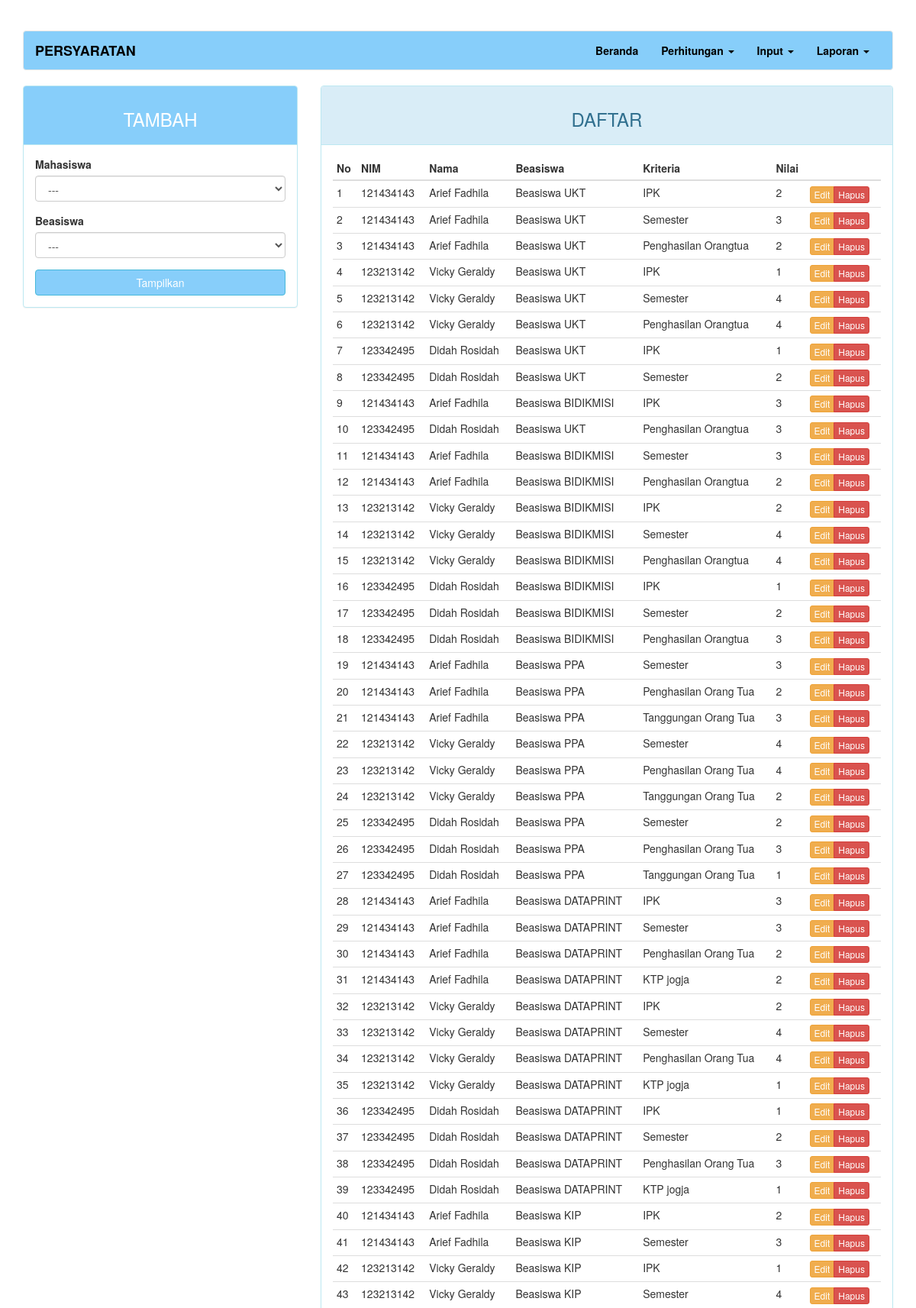
The page /?page=nilai (upper part) on the database its author committed.
### tables this page shows
CREATE TABLE `nilai` (
  `kd_nilai` int(11) NOT NULL,
  `kd_beasiswa` int(11) DEFAULT NULL,
  `kd_kriteria` int(11) NOT NULL,
  `nim` char(9) NOT NULL,
  `nilai` float DEFAULT NULL
);

CREATE TABLE `mahasiswa` (
  `nim` char(9) NOT NULL,
  `nama` varchar(30) NOT NULL,
  `alamat` varchar(100) DEFAULT NULL,
  `jenis_kelamin` enum('Laki-laki','Perempuan') DEFAULT NULL,
  `tahun_mengajukan` char(4) NOT NULL
);

CREATE TABLE `beasiswa` (
  `kd_beasiswa` int(11) NOT NULL,
  `nama` varchar(50) DEFAULT NULL
);

CREATE TABLE `kriteria` (
  `kd_kriteria` int(11) NOT NULL,
  `kd_beasiswa` int(11) NOT NULL,
  `nama` varchar(50) DEFAULT NULL,
  `sifat` enum('min','max') DEFAULT NULL
);

### page/nilai.php (the view, shortened to what this page needs)
<?php
$update = (isset($_GET['action']) AND $_GET['action'] == 'update') ? true : false;
?>
<div class="row">
	<div class="col-md-4">
	    <div class="panel panel-<?= ($update) ? "warning" : "info" ?>">
	        <div class="panel-heading"style="background-color: #87CEFA" ><h3 class="text-center" style="color: #FFFFFF"><?= ($update) ? "EDIT" : "TAMBAH" ?></h3></div>
	        <div class="panel-body">
	            <form action="<?=$_SERVER["REQUEST_URI"]?>" method="post">
									<div class="form-group">
										<label for="nim">Mahasiswa</label>
										<?php if ($_POST): ?>
											<input type="text" name="nim" value="<?=$_POST["nim"]?>" class="form-control" readonly="on">
										<?php else: ?>
											<select class="form-control" name="nim">
												<option>---</option>
											</select>
										<?php endif; ?>
									</div>
									<div class="form-group">
	                  <label for="kd_beasiswa">Beasiswa</label>
										<?php if ($_POST): ?>
											<?php $q = $connection->query("SELECT nama FROM beasiswa WHERE kd_beasiswa=$_POST[kd_beasiswa]"); ?>
											<input type="text"value="<?=$q->fetch_assoc()["nama"]?>" class="form-control" readonly="on">
											<input type="hidden" name="kd_beasiswa" value="<?=$_POST["kd_beasiswa"]?>">
										<?php else: ?>
											<select class="form-control" name="kd_beasiswa" id="beasiswa">
												<option>---</option>
											</select>
										<?php endif; ?>
									</div>
	                <button type="submit" id="simpan" class="btn btn-<?= ($update) ? "warning" : "info" ?> btn-block" style="background-color: #87CEFA"><?=($_POST) ? "Simpan" : "Tampilkan"?></button>
	            </form>
	        </div>
	    </div>
	</div>
	<div class="col-md-8">
	    <div class="panel panel-info">
	        <div class="panel-heading"><h3 class="text-center">DAFTAR</h3></div>
	        <div class="panel-body">
	            <table class="table table-condensed">
	                <thead>
	                    <tr>
	                        <th>No</th>
													<th>NIM</th>
													<th>Nama</th>
	                        <th>Beasiswa</th>
	                        <th>Kriteria</th>
	                        <th>Nilai</th>
	                        <th></th>
	                    </tr>
	                </thead>
	                <tbody>
	                    <?php $no = 1; ?>
	                    <?php if ($query = $connection->query("SELECT a.kd_nilai, c.nama AS nama_beasiswa, b.nama AS nama_kriteria, d.nim, d.nama AS nama_mahasiswa, a.nilai FROM nilai a JOIN kriteria b ON a.kd_kriteria=b.kd_kriteria JOIN beasiswa c ON a.kd_beasiswa=c.kd_beasiswa JOIN mahasiswa d ON d.nim=a.nim")): ?>
	                        <?php while($row = $query->fetch_assoc()): ?>
	                        <tr>
	                            <td><?=$no++?></td>
															<td><?=$row['nim']?></td>
															<td><?=$row['nama_mahasiswa']?></td>
	                            <td><?=$row['nama_beasiswa']?></td>
	                            <td><?=$row['nama_kriteria']?></td>
	                            <td><?=$row['nilai']?></td>
	                            <td>
	                                <div class="btn-group">
	                                    <a href="?page=nilai&action=update&key=<?=$row['kd_nilai']?>" class="btn btn-warning btn-xs">Edit</a>
	                                    <a href="?page=nilai&action=delete&key=<?=$row['kd_nilai']?>" class="btn btn-danger btn-xs">Hapus</a>
	                                </div>
	                            </td>
	                        </tr>
	                        <?php endwhile ?>
	                    <?php endif ?>
	                </tbody>
	            </table>
	        </div>
	    </div>
	</div>
</div>

### index.php (style rules this page uses)
body { margin-top: 40px; }

### rows shown on the page
nilai: nim.nim "121434143", nim.nama "Arief Fadhila", kd_beasiswa.nama "Beasiswa UKT", kd_kriteria.nama "IPK", nilai "2"
nilai: nim.nim "121434143", nim.nama "Arief Fadhila", kd_beasiswa.nama "Beasiswa UKT", kd_kriteria.nama "Semester", nilai "3"
nilai: nim.nim "121434143", nim.nama "Arief Fadhila", kd_beasiswa.nama "Beasiswa UKT", kd_kriteria.nama "Penghasilan Orangtua", nilai "2"
nilai: nim.nim "123213142", nim.nama "Vicky Geraldy", kd_beasiswa.nama "Beasiswa UKT", kd_kriteria.nama "IPK", nilai "1"
nilai: nim.nim "123213142", nim.nama "Vicky Geraldy", kd_beasiswa.nama "Beasiswa UKT", kd_kriteria.nama "Semester", nilai "4"
nilai: nim.nim "123213142", nim.nama "Vicky Geraldy", kd_beasiswa.nama "Beasiswa UKT", kd_kriteria.nama "Penghasilan Orangtua", nilai "4"
nilai: nim.nim "123342495", nim.nama "Didah Rosidah", kd_beasiswa.nama "Beasiswa UKT", kd_kriteria.nama "IPK", nilai "1"
nilai: nim.nim "123342495", nim.nama "Didah Rosidah", kd_beasiswa.nama "Beasiswa UKT", kd_kriteria.nama "Semester", nilai "2"
nilai: nim.nim "121434143", nim.nama "Arief Fadhila", kd_beasiswa.nama "Beasiswa BIDIKMISI", kd_kriteria.nama "IPK", nilai "3"
nilai: nim.nim "123342495", nim.nama "Didah Rosidah", kd_beasiswa.nama "Beasiswa UKT", kd_kriteria.nama "Penghasilan Orangtua", nilai "3"
nilai: nim.nim "121434143", nim.nama "Arief Fadhila", kd_beasiswa.nama "Beasiswa BIDIKMISI", kd_kriteria.nama "Semester", nilai "3"
nilai: nim.nim "121434143", nim.nama "Arief Fadhila", kd_beasiswa.nama "Beasiswa BIDIKMISI", kd_kriteria.nama "Penghasilan Orangtua", nilai "2"
nilai: nim.nim "123213142", nim.nama "Vicky Geraldy", kd_beasiswa.nama "Beasiswa BIDIKMISI", kd_kriteria.nama "IPK", nilai "2"
nilai: nim.nim "123213142", nim.nama "Vicky Geraldy", kd_beasiswa.nama "Beasiswa BIDIKMISI", kd_kriteria.nama "Semester", nilai "4"
nilai: nim.nim "123213142", nim.nama "Vicky Geraldy", kd_beasiswa.nama "Beasiswa BIDIKMISI", kd_kriteria.nama "Penghasilan Orangtua", nilai "4"
nilai: nim.nim "123342495", nim.nama "Didah Rosidah", kd_beasiswa.nama "Beasiswa BIDIKMISI", kd_kriteria.nama "IPK", nilai "1"
nilai: nim.nim "123342495", nim.nama "Didah Rosidah", kd_beasiswa.nama "Beasiswa BIDIKMISI", kd_kriteria.nama "Semester", nilai "2"
nilai: nim.nim "123342495", nim.nama "Didah Rosidah", kd_beasiswa.nama "Beasiswa BIDIKMISI", kd_kriteria.nama "Penghasilan Orangtua", nilai "3"
nilai: nim.nim "121434143", nim.nama "Arief Fadhila", kd_beasiswa.nama "Beasiswa PPA", kd_kriteria.nama "Semester", nilai "3"
nilai: nim.nim "121434143", nim.nama "Arief Fadhila", kd_beasiswa.nama "Beasiswa PPA", kd_kriteria.nama "Penghasilan Orang Tua", nilai "2"
nilai: nim.nim "121434143", nim.nama "Arief Fadhila", kd_beasiswa.nama "Beasiswa PPA", kd_kriteria.nama "Tanggungan Orang Tua", nilai "3"
nilai: nim.nim "123213142", nim.nama "Vicky Geraldy", kd_beasiswa.nama "Beasiswa PPA", kd_kriteria.nama "Semester", nilai "4"
nilai: nim.nim "123213142", nim.nama "Vicky Geraldy", kd_beasiswa.nama "Beasiswa PPA", kd_kriteria.nama "Penghasilan Orang Tua", nilai "4"
nilai: nim.nim "123213142", nim.nama "Vicky Geraldy", kd_beasiswa.nama "Beasiswa PPA", kd_kriteria.nama "Tanggungan Orang Tua", nilai "2"
nilai: nim.nim "123342495", nim.nama "Didah Rosidah", kd_beasiswa.nama "Beasiswa PPA", kd_kriteria.nama "Semester", nilai "2"
nilai: nim.nim "123342495", nim.nama "Didah Rosidah", kd_beasiswa.nama "Beasiswa PPA", kd_kriteria.nama "Penghasilan Orang Tua", nilai "3"
nilai: nim.nim "123342495", nim.nama "Didah Rosidah", kd_beasiswa.nama "Beasiswa PPA", kd_kriteria.nama "Tanggungan Orang Tua", nilai "1"
nilai: nim.nim "121434143", nim.nama "Arief Fadhila", kd_beasiswa.nama "Beasiswa DATAPRINT", kd_kriteria.nama "IPK", nilai "3"
nilai: nim.nim "121434143", nim.nama "Arief Fadhila", kd_beasiswa.nama "Beasiswa DATAPRINT", kd_kriteria.nama "Semester", nilai "3"
nilai: nim.nim "121434143", nim.nama "Arief Fadhila", kd_beasiswa.nama "Beasiswa DATAPRINT", kd_kriteria.nama "Penghasilan Orang Tua", nilai "2"
nilai: nim.nim "121434143", nim.nama "Arief Fadhila", kd_beasiswa.nama "Beasiswa DATAPRINT", kd_kriteria.nama "KTP jogja", nilai "2"
nilai: nim.nim "123213142", nim.nama "Vicky Geraldy", kd_beasiswa.nama "Beasiswa DATAPRINT", kd_kriteria.nama "IPK", nilai "2"
nilai: nim.nim "123213142", nim.nama "Vicky Geraldy", kd_beasiswa.nama "Beasiswa DATAPRINT", kd_kriteria.nama "Semester", nilai "4"
nilai: nim.nim "123213142", nim.nama "Vicky Geraldy", kd_beasiswa.nama "Beasiswa DATAPRINT", kd_kriteria.nama "Penghasilan Orang Tua", nilai "4"
nilai: nim.nim "123213142", nim.nama "Vicky Geraldy", kd_beasiswa.nama "Beasiswa DATAPRINT", kd_kriteria.nama "KTP jogja", nilai "1"
nilai: nim.nim "123342495", nim.nama "Didah Rosidah", kd_beasiswa.nama "Beasiswa DATAPRINT", kd_kriteria.nama "IPK", nilai "1"
nilai: nim.nim "123342495", nim.nama "Didah Rosidah", kd_beasiswa.nama "Beasiswa DATAPRINT", kd_kriteria.nama "Semester", nilai "2"
nilai: nim.nim "123342495", nim.nama "Didah Rosidah", kd_beasiswa.nama "Beasiswa DATAPRINT", kd_kriteria.nama "Penghasilan Orang Tua", nilai "3"
nilai: nim.nim "123342495", nim.nama "Didah Rosidah", kd_beasiswa.nama "Beasiswa DATAPRINT", kd_kriteria.nama "KTP jogja", nilai "1"
nilai: nim.nim "121434143", nim.nama "Arief Fadhila", kd_beasiswa.nama "Beasiswa KIP", kd_kriteria.nama "IPK", nilai "2"
nilai: nim.nim "121434143", nim.nama "Arief Fadhila", kd_beasiswa.nama "Beasiswa KIP", kd_kriteria.nama "Semester", nilai "3"
nilai: nim.nim "123213142", nim.nama "Vicky Geraldy", kd_beasiswa.nama "Beasiswa KIP", kd_kriteria.nama "IPK", nilai "1"
nilai: nim.nim "123213142", nim.nama "Vicky Geraldy", kd_beasiswa.nama "Beasiswa KIP", kd_kriteria.nama "Semester", nilai "4"

### other values the page prints
$str "PERSYARATAN"
